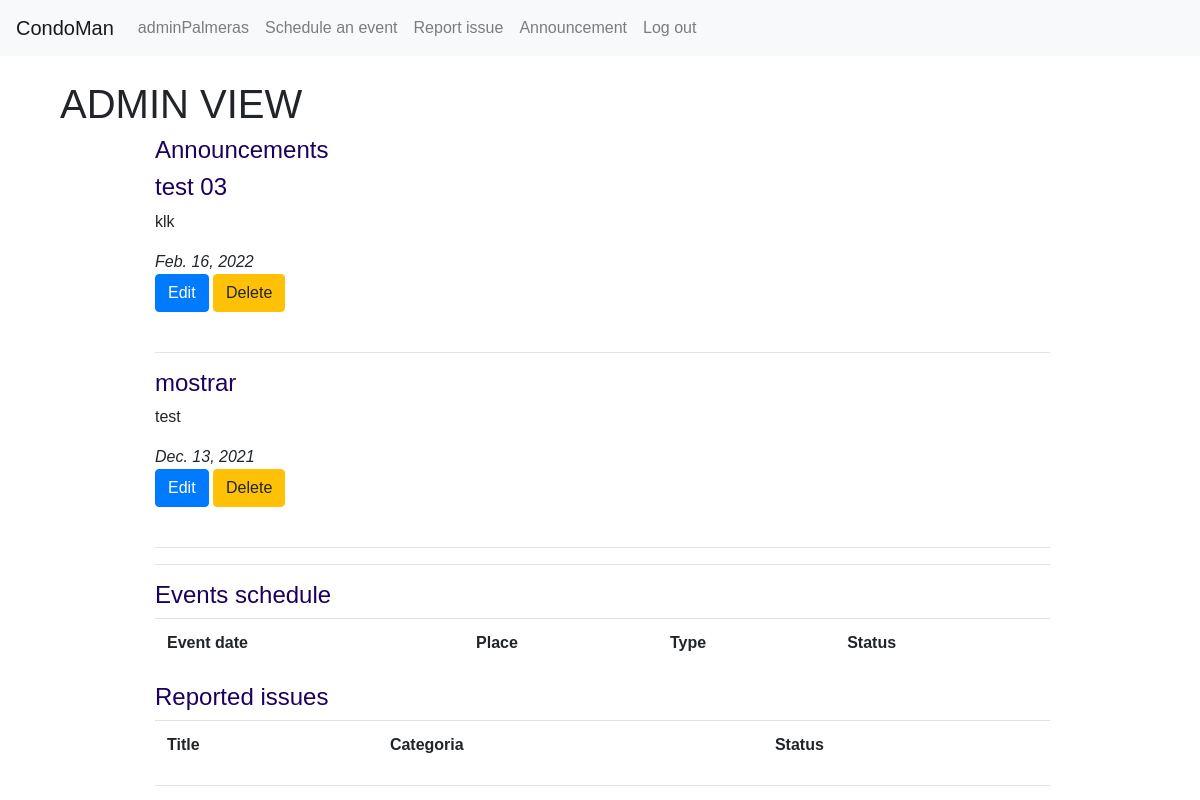
Page / (signed in) on the earlier database version.
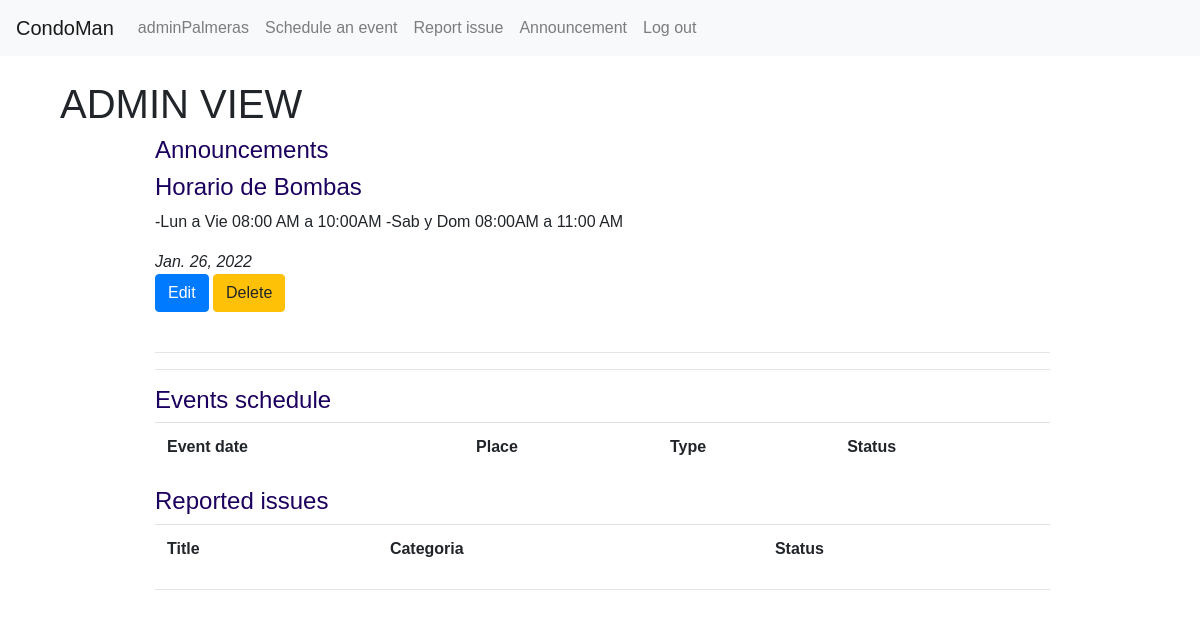
Same page on the later database version.
### building/models.py (models this page shows, shortened)
class Announcement(models.Model):
    profile = models.ForeignKey("Profile", on_delete=models.CASCADE, related_name="announcer")
    title = models.CharField(max_length=255)
    content = models.CharField(max_length=20000, blank=True)
    valid_date = models.DateField()
    submited = models.DateTimeField(auto_now=True)

### building/views.py (the view, shortened to what this page needs)
# urls.py: path("", views.index, name="index"),
def index(request):
    if request.user.is_authenticated:
        user = User.objects.get(pk=request.user.id)
        profile = Profile.objects.get(user=user)
        today = date.today()
        if profile.role == "admin":
            eventos = Events.objects.filter(status = "Pending").order_by("event_date")
            days = datetime.timedelta(30)
            today = today - days
            announces = Announcement.objects.filter(valid_date__gte = today  )
            issues = Issues.objects.filter(~Q(status = "solved"))
            return render(request, "building/homeadmin.html", {"events": eventos, "announces": announces, "issues": issues })
    else:
        return HttpResponseRedirect(reverse("login"))

### building/templates/building/homeadmin.html (shortened to what this page needs)
{% extends "building/layout.html" %}
{% block body %}
<h1> ADMIN VIEW</h1>
    <div id="building">
    <div id="home">
        <div style="border: 2%;">
            <h4> Announcements  </h4>
            {% for announce in announces%}
            <div id="announce{{announce.id}}">
                <h4> {{ announce.title}} </h4>
                <p> {{ announce.content }}</p>
                <em> {{ announce.valid_date }}</em><br>
                <input type="button" class="btn btn-primary"  value="Edit" onclick="announce_edit( {{ announce.id }})" />
                <input type="button" class="btn btn-warning"  value="Delete" onclick="announce_delete( {{ announce.id}})" />
                <br>
                <br>
                <hr>
            </div>
            {% endfor%}
        </div>
        <hr>
        <h4> Events schedule</h4>
            <table class="table">
                <tr>
                    <th>Event date</th>
                    <th>Place</th>
                    <th>Type</th>
                    <th>Status</th>
                </tr>
            </table>
        <h4> Reported issues</h4>
            <table class="table">
                <tr>
                    <th>Title</th>
                    <th>Categoria</th>
                    <th>Status</th>
                </tr>
            </table>
    </div>
    <hr>
    </div>
{% endblock %}

Differences in the rows shown:
removed Announcement: title "test 03", content "klk", valid_date "Feb. 16, 2022"
removed Announcement: title "mostrar", content "test", valid_date "Dec. 13, 2021"
added Announcement: title "Horario de Bombas", content "-Lun a Vie 08:00 AM a 10:00AM -Sab y Dom 08:00AM a 11:00 AM", valid_date "Jan. 26, 2022"
